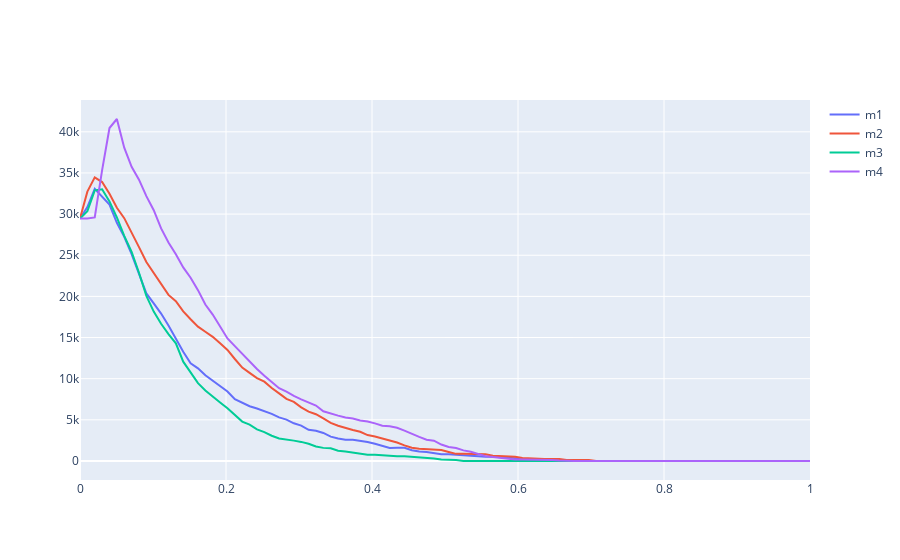

The notebook cell saved with this chart:
### Code cell
fig = go.Figure()

for model_key in models:

    fig.add_trace(
        go.Scatter(
            x=dfprofit['threshold'], 
            y=dfprofit[model_key + '_profit'],
            mode='lines',
            name=model_key
        )
    )
    
fig.show()
